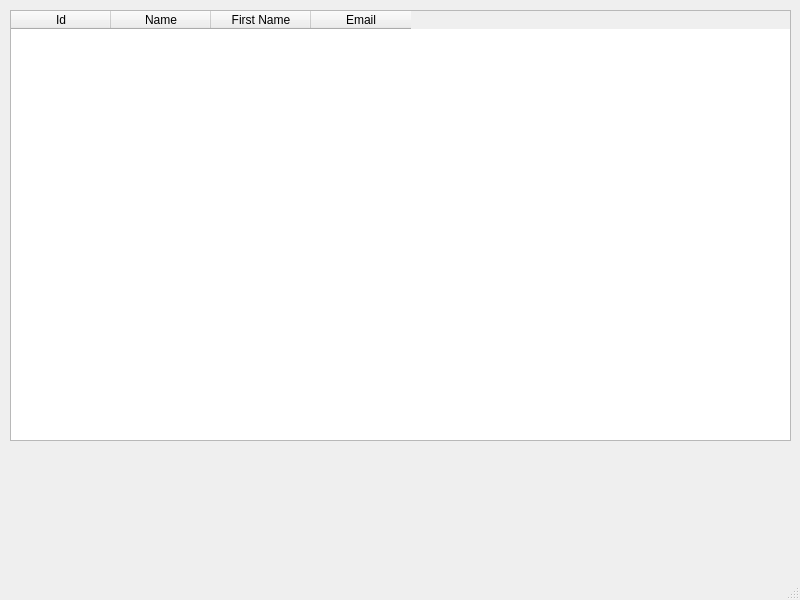
<?xml version="1.0" encoding="UTF-8"?>
<ui version="4.0">
 <class>mainWindow</class>
 <widget class="QMainWindow" name="mainWindow">
  <property name="geometry">
   <rect>
    <x>0</x>
    <y>0</y>
    <width>800</width>
    <height>600</height>
   </rect>
  </property>
  <property name="windowTitle">
   <string>Python</string>
  </property>
  <widget class="QWidget" name="centralwidget">
   <widget class="QTableWidget" name="tableWidget">
    <property name="geometry">
     <rect>
      <x>10</x>
      <y>10</y>
      <width>781</width>
      <height>431</height>
     </rect>
    </property>
    <column>
     <property name="text">
      <string>Id</string>
     </property>
    </column>
    <column>
     <property name="text">
      <string>Name</string>
     </property>
    </column>
    <column>
     <property name="text">
      <string>First Name</string>
     </property>
    </column>
    <column>
     <property name="text">
      <string>Email</string>
     </property>
    </column>
   </widget>
  </widget>
  <widget class="QMenuBar" name="menubar">
   <property name="geometry">
    <rect>
     <x>0</x>
     <y>0</y>
     <width>800</width>
     <height>24</height>
    </rect>
   </property>
  </widget>
  <widget class="QStatusBar" name="statusbar"/>
 </widget>
 <resources/>
 <connections/>
</ui>
